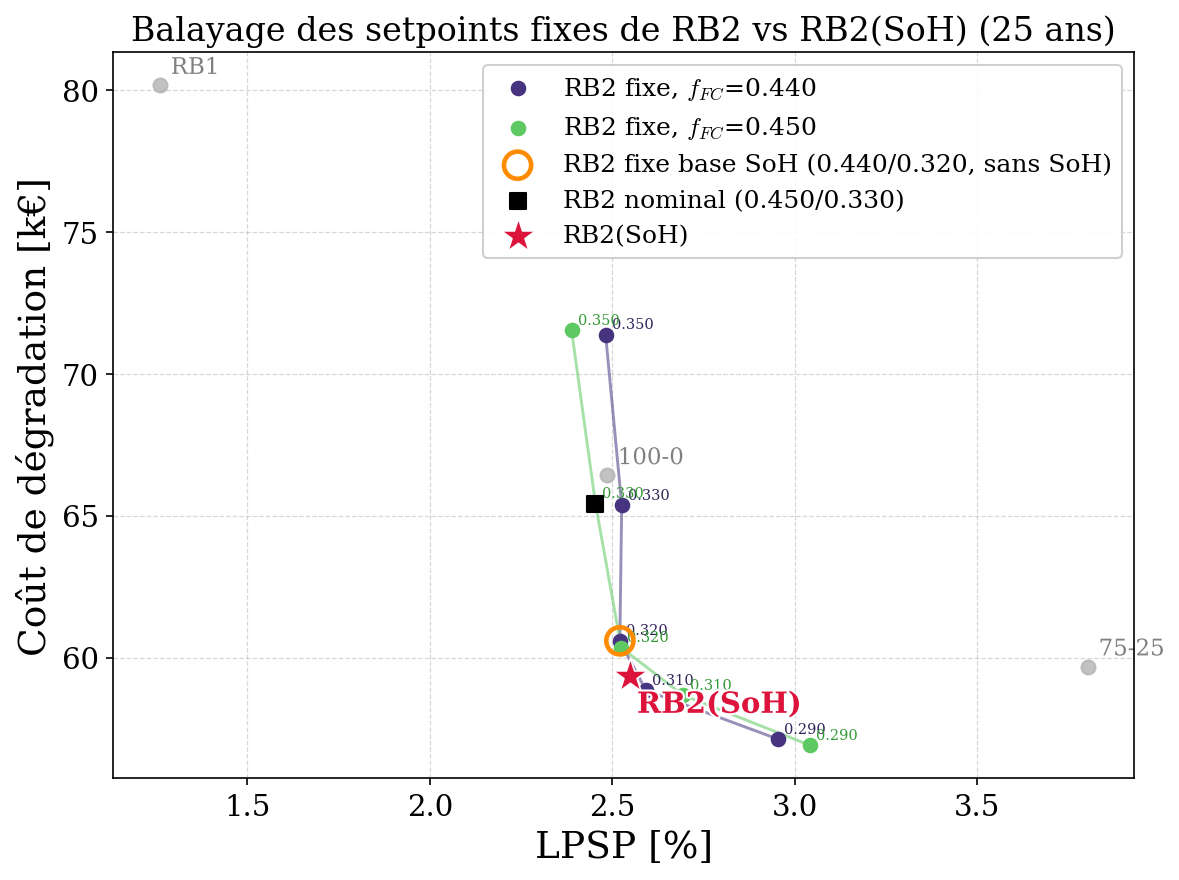

Generate this figure with Python:
"""
sweep_setpoints_rb2.py
======================
Test de pertinence de l'information SoH dans RB2(SoH).

Question : RB2(SoH) est-elle meilleure que RB2 *parce qu'elle exploite le SoH*,
ou seulement *parce qu'elle part de meilleurs setpoints de base* (0.440/0.320 vs
0.450/0.330 pour RB2 nu) ? Pour trancher, on balaie une grille de setpoints FIXES
de RB2 (fractions de Pmax, SANS aucune modulation SoH) autour des valeurs
specifiees, et on regarde si le point RB2(SoH) DOMINE ce nuage (=> le SoH apporte
qqch) ou s'il se pose simplement DESSUS (=> gain du seul choix de setpoints).

La grille inclut deux points cles :
  - (0.450, 0.330) = RB2 nominal
  - (0.440, 0.320) = base de RB2(SoH) MAIS figee, sans le facteur SoH_ely^0.5
    -> c'est LE comparateur du "test-nul" : meme offset de base que RB2(SoH),
       il ne reste que l'effet de la modulation dynamique par le SoH.

Chaque couple (fc_frac, ely_frac) -> 1 simulation 25 ans -> 1 point (LPSP %, cout k€).
On ajoute le point de la vraie strategie RB2(SoH) (importee de son dossier).

Sorties (dans le dossier RB2/) :
  - sweep_setpoints_rb2.txt : tous les points
  - sweep_setpoints_rb2.pdf/.png : Pareto style Pareto_2d_25y

Lancement (depuis Vieillissement8/RB2/) :
    python sweep_setpoints_rb2.py            # sweep complet + figure
    python sweep_setpoints_rb2.py --smoke    # smoke-test (2 sims, horizon court)
    python sweep_setpoints_rb2.py --replot    # refait la figure depuis le .txt
Regler N_WORKERS selon la RAM dispo (defaut = coeurs-1, plafonne conseille a 2-3).
"""
import sys, os, time, argparse
import numpy as np
import matplotlib
matplotlib.use("Agg")
import matplotlib.pyplot as plt
import matplotlib.colors as mcolors
import matplotlib.patheffects as pe
import colorsys
from concurrent.futures import ProcessPoolExecutor

HERE   = os.path.dirname(os.path.abspath(__file__))          # .../Vieillissement8/RB2
PARENT = os.path.dirname(HERE)                               # .../Vieillissement8
sys.path.insert(0, PARENT)                                   # pour importer Common
from Common import Init_EMR_MG_v16_python as I
from Common.main_init_and_loop import init_and_run_loop
from Common.cost_fcn_total2 import get_cost_total
from Common.get_lol import get_lol

# ======================= CONFIGURATION =======================
N_YEARS   = 25                       # horizon (defaut du coeur)
# Fractions de Pmax a balayer. FC non module par le SoH dans RB2(SoH) (gamma_FC=0)
# -> 2 valeurs suffisent ; ELY module (gamma_ELY=0.5) -> on encadre 0.30-0.33.
FC_FRACS  = [0.440, 0.450]
ELY_FRACS = [0.290, 0.310, 0.320, 0.330, 0.350]
# Nb de coeurs dispo : honore SLURM_CPUS_PER_TASK sur le mesocentre, sinon coeurs-1.
_N_AVAIL  = int(os.environ.get("SLURM_CPUS_PER_TASK", (os.cpu_count() or 2) - 1))
_N_AVAIL  = max(1, _N_AVAIL)
OUT_TXT   = os.path.join(HERE, "sweep_setpoints_rb2.txt")
OUT_PDF   = os.path.join(HERE, "sweep_setpoints_rb2.pdf")
OUT_PNG   = os.path.join(HERE, "sweep_setpoints_rb2.png")
# Points de contexte (autres EMS statiques, valeurs 25 ans figees, cf
# batch_results_summary_25y.txt) affiches en gris clair pour situer le nuage.
CONTEXT = {
    "75-25": (3.8032, 59.6765),
    "100-0": (2.4851, 66.4122),
    "RB1":   (1.2597, 80.1562),
}
# =============================================================


def make_rb2_frac(fc_frac, ely_frac):
    """Fabrique une action RB2 IDENTIQUE a l'originale (plafonds H2 inclus), mais
    avec les deux setpoints donnes en FRACTION de Pmax (fixes, sans SoH)."""
    def get_optimal_action_RB(SoC_t, P_tot_ref_t, defaillances, lol_tab, alpha_fc_t,
                              alpha_ely_t, SoH_bat_t, E_h2_t, E_h2_init, P_fc_max_t,
                              P_ely_max_t, RUL_fc_t, RUL_ely_t, SoH_fc_t, SoH_ely_t):
        P_fc_set  = fc_frac  * I.FC['P_fc_max']
        P_ely_set = ely_frac * I.ELY['P_ely_max']

        dt_h         = I.LOAD['Ts'] / 3600.0
        P_fc_h2_max  = max(E_h2_t, 0.0)             / dt_h * I.FC['eff']  * I.CONV['eta'] * 1000
        P_ely_h2_max = max(E_h2_init - E_h2_t, 0.0) / dt_h / (I.ELY['eff'] * I.CONV['eta']) * 1000

        if P_tot_ref_t > 0:
            P_fc_avail = min(P_fc_set, P_fc_h2_max)
            if P_tot_ref_t > P_fc_avail:
                P_dc_fc_t  = P_fc_avail
                P_dc_bat_t = P_tot_ref_t - P_fc_avail
            else:
                P_dc_fc_t  = 0
                P_dc_bat_t = P_tot_ref_t
            P_dc_ely_t = 0
        if P_tot_ref_t < 0:
            P_ely_avail = min(P_ely_set, P_ely_h2_max)
            if P_tot_ref_t < -P_ely_avail:
                P_dc_ely_t = -P_ely_avail
                P_dc_bat_t = P_tot_ref_t + P_ely_avail
            else:
                P_dc_ely_t = 0
                P_dc_bat_t = P_tot_ref_t
            P_dc_fc_t = 0

        if 'FC' in defaillances and P_tot_ref_t > 0:
            P_dc_bat_t = P_tot_ref_t
        if 'ELY' in defaillances and P_tot_ref_t < 0:
            P_dc_bat_t = P_tot_ref_t
        action = P_dc_bat_t, P_dc_fc_t, P_dc_ely_t
        action, lol = get_lol(SoC_t, action, P_tot_ref_t, defaillances, E_h2_t,
                              E_h2_init, P_fc_max_t, P_ely_max_t, SoH_bat_t)
        return action, lol
    return get_optimal_action_RB


def _compute_metrics(data):
    """(LPSP %, cout k€) EXACTEMENT comme batch_pareto._compute_metrics
    (avec interpolation NaN de SoH_bat avant remplacement)."""
    P_bat = data["P_bat"]; P_fc = data["P_fc"]; P_ely = data["P_ely"]
    P_dc_load = data["P_dc_load"]; P_dc_pv = data["P_dc_pv"]; lol_tab = data["lol_tab"]
    SoC = data["SoC"]
    alpha_fc  = data["alpha_fc"][:-1]
    alpha_ely = data["alpha_ely"][:-1]
    SoH_bat   = data["SoH_bat"][:-1].copy()
    for k in range(1, len(SoH_bat)):
        if SoH_bat[k] == 1:
            SoH_bat[k - 1] = np.nan
    if np.isnan(SoH_bat).any():
        SoH_bat[np.isnan(SoH_bat)] = np.interp(
            np.flatnonzero(np.isnan(SoH_bat)),
            np.flatnonzero(~np.isnan(SoH_bat)),
            SoH_bat[~np.isnan(SoH_bat)])
    P_planned = np.array([(a - b) / 1000 for a, b in zip(P_dc_load, P_dc_pv)])
    P_real    = np.array([(a - b) * (1 - c) / 1000 for a, b, c in zip(P_dc_load, P_dc_pv, lol_tab)])
    p, r = np.clip(P_planned, 0, None), np.clip(P_real, 0, None)
    lpsp = (np.clip(p - r, 0, None).sum() / p.sum() * 100) if p.sum() > 0 else 0.0
    cost_keur = get_cost_total(alpha_fc, P_fc, alpha_ely, P_ely, P_bat, SoC,
                               I.LOAD, I.BAT, I.FC, I.ELY, SoH_bat) / 1000
    return float(lpsp), float(cost_keur)


def _eval_frac(args):
    fc_frac, ely_frac, n_years = args
    data = init_and_run_loop(make_rb2_frac(fc_frac, ely_frac), n_years=n_years)
    lpsp, cost = _compute_metrics(data)
    return (fc_frac, ely_frac, lpsp, cost)


def _eval_rb2soh(n_years):
    soh_dir = os.path.join(PARENT, "RB2(SoH)")
    sys.path.insert(0, soh_dir)
    sys.modules.pop("get_optimal_action_RB", None)
    import importlib
    mod = importlib.import_module("get_optimal_action_RB")
    data = init_and_run_loop(mod.get_optimal_action_RB, n_years=n_years)
    return _compute_metrics(data)


# ----------------------------- run -----------------------------
def run_sweep(smoke=False):
    n_years = 2 if smoke else N_YEARS
    if smoke:
        combos = [(0.450, 0.330, n_years), (0.440, 0.320, n_years)]
    else:
        combos = [(fc, el, n_years) for fc in FC_FRACS for el in ELY_FRACS]
    n_workers = max(1, min(_N_AVAIL, len(combos)))
    print(f"--- Sweep RB2 : {len(combos)} sims sur {n_years} ans ({n_workers} workers) ---",
          flush=True)
    t0 = time.time()
    results = []
    with ProcessPoolExecutor(max_workers=n_workers) as ex:
        for i, res in enumerate(ex.map(_eval_frac, combos), 1):
            results.append(res)
            print(f"  [{i:2d}/{len(combos)}] fc={res[0]:.3f} ely={res[1]:.3f} "
                  f"-> LPSP={res[2]:6.3f}%  cout={res[3]:8.3f} k€", flush=True)
    print("  ... RB2(SoH) (strategie reelle)", flush=True)
    soh_lpsp, soh_cost = _eval_rb2soh(n_years)
    print(f"  [SoH] RB2(SoH) -> LPSP={soh_lpsp:6.3f}%  cout={soh_cost:8.3f} k€", flush=True)
    print(f"--- termine en {time.time()-t0:.0f}s ---", flush=True)

    with open(OUT_TXT, "w", encoding="utf-8") as f:
        f.write(f"# Sweep setpoints RB2 (fixes, sans SoH) vs RB2(SoH) reelle - {n_years} ans\n")
        f.write(f"# P_fc_max={I.FC['P_fc_max']:.2f} W  P_ely_max={I.ELY['P_ely_max']:.2f} W\n")
        f.write("kind;fc_frac;ely_frac;LPSP(%);Cost(kEUR)\n")
        for fc, el, lpsp, cost in results:
            tag = "RB2_sweep"
            if abs(fc-0.450) < 1e-9 and abs(el-0.330) < 1e-9:
                tag = "RB2_nominal"
            elif abs(fc-0.440) < 1e-9 and abs(el-0.320) < 1e-9:
                tag = "RB2_base_of_SoH"   # meme base que RB2(SoH), SANS modulation
            f.write(f"{tag};{fc:.3f};{el:.3f};{lpsp:.4f};{cost:.4f}\n")
        f.write(f"RB2(SoH);0.440;0.320;{soh_lpsp:.4f};{soh_cost:.4f}\n")
    print(f"Ecrit : {OUT_TXT}", flush=True)
    return OUT_TXT


# ----------------------------- plot -----------------------------
def _darken(color, factor=0.7):
    r, g, b = mcolors.to_rgb(color)
    h, l, s = colorsys.rgb_to_hls(r, g, b)
    return colorsys.hls_to_rgb(h, max(0.0, l * factor), s)


def _read_txt():
    sweep, nominal, base, soh = [], None, None, None
    with open(OUT_TXT, encoding="utf-8") as f:
        for line in f:
            if line.startswith("#") or line.startswith("kind"):
                continue
            parts = line.strip().split(";")
            if len(parts) != 5:
                continue
            kind, fc, el, lpsp, cost = parts
            fc, el, lpsp, cost = float(fc), float(el), float(lpsp), float(cost)
            if kind == "RB2(SoH)":
                soh = (fc, el, lpsp, cost)
            elif kind == "RB2_nominal":
                nominal = (fc, el, lpsp, cost); sweep.append((fc, el, lpsp, cost))
            elif kind == "RB2_base_of_SoH":
                base = (fc, el, lpsp, cost); sweep.append((fc, el, lpsp, cost))
            else:
                sweep.append((fc, el, lpsp, cost))
    return sweep, nominal, base, soh


def plot():
    sweep, nominal, base, soh = _read_txt()
    LABEL_STROKE = [pe.withStroke(linewidth=2.0, foreground='white')]
    plt.rcParams.update({
        "text.usetex": False, "mathtext.fontset": "cm", "font.family": "serif",
        "axes.labelsize": 18, "axes.titlesize": 16, "legend.fontsize": 12,
        "xtick.labelsize": 14, "ytick.labelsize": 14, "lines.linewidth": 1.8,
        "lines.markersize": 5, "grid.alpha": 0.7, "grid.linestyle": "--",
        "grid.linewidth": 0.6, "pdf.fonttype": 42,
    })
    fig, ax = plt.subplots(figsize=(8, 6))

    # Contexte : autres EMS statiques (gris clair)
    for lab, (x, y) in CONTEXT.items():
        ax.scatter(x, y, color='0.7', s=45, alpha=0.8, zorder=1)
        ax.text(x + 0.03, y + 0.4, lab, fontsize=11, color='0.5',
                path_effects=LABEL_STROKE, zorder=1)

    # Nuage RB2 (setpoints fixes), relie par ligne d'iso-fc_frac pour lire la tendance
    sw = np.array([[s[2], s[3]] for s in sweep])
    fcs = sorted(set(s[0] for s in sweep))
    cmap = {fc: c for fc, c in zip(fcs, plt.cm.viridis(np.linspace(0.15, 0.75, len(fcs))))}
    for fc in fcs:
        pts = sorted([s for s in sweep if s[0] == fc], key=lambda s: s[1])
        xs = [p[2] for p in pts]; ys = [p[3] for p in pts]
        ax.plot(xs, ys, '-', color=cmap[fc], alpha=0.55, lw=1.4, zorder=2)
        ax.scatter(xs, ys, color=cmap[fc], s=42, zorder=3,
                   label=f"RB2 fixe, $f_{{FC}}$={fc:.3f}")
        for p in pts:
            ax.annotate(f"{p[1]:.3f}", (p[2], p[3]), fontsize=7, color=_darken(cmap[fc]),
                        xytext=(3, 3), textcoords="offset points", zorder=3)

    # Point "base de RB2(SoH) sans SoH" mis en evidence (comparateur test-nul)
    if base is not None:
        ax.scatter(base[2], base[3], facecolors='none', edgecolors='darkorange',
                   s=170, linewidths=2.2, zorder=4,
                   label="RB2 fixe base SoH (0.440/0.320, sans SoH)")
    # RB2 nominal
    if nominal is not None:
        ax.scatter(nominal[2], nominal[3], marker='s', color='black', s=55, zorder=5,
                   label="RB2 nominal (0.450/0.330)")

    # RB2(SoH) : la vraie strategie
    if soh is not None:
        ax.scatter(soh[2], soh[3], marker='*', color='crimson', s=300, zorder=6,
                   edgecolors='white', linewidths=0.8, label="RB2(SoH)")
        ax.text(soh[2] + 0.02, soh[3] - 0.5, "RB2(SoH)", fontsize=14, color='crimson',
                weight='bold', path_effects=LABEL_STROKE, ha='left', va='top', zorder=6)

    ax.set_xlabel("LPSP [%]")
    ax.set_ylabel("Coût de dégradation [k€]")
    ax.grid(True, linestyle='--', alpha=0.5)
    ax.legend(loc='upper right', framealpha=0.92)
    ax.set_title("Balayage des setpoints fixes de RB2 vs RB2(SoH) (25 ans)")
    plt.tight_layout()
    plt.savefig(OUT_PDF, format='pdf', bbox_inches='tight')
    plt.savefig(OUT_PNG, format='png', dpi=150, bbox_inches='tight')
    plt.close()
    print(f"Figure : {OUT_PDF}\n         {OUT_PNG}", flush=True)


if __name__ == "__main__":
    ap = argparse.ArgumentParser()
    ap.add_argument("--smoke", action="store_true", help="2 sims, horizon court")
    ap.add_argument("--replot", action="store_true", help="refait la figure depuis le .txt")
    args = ap.parse_args()
    if args.replot:
        plot()
    else:
        run_sweep(smoke=args.smoke)
        plot()
